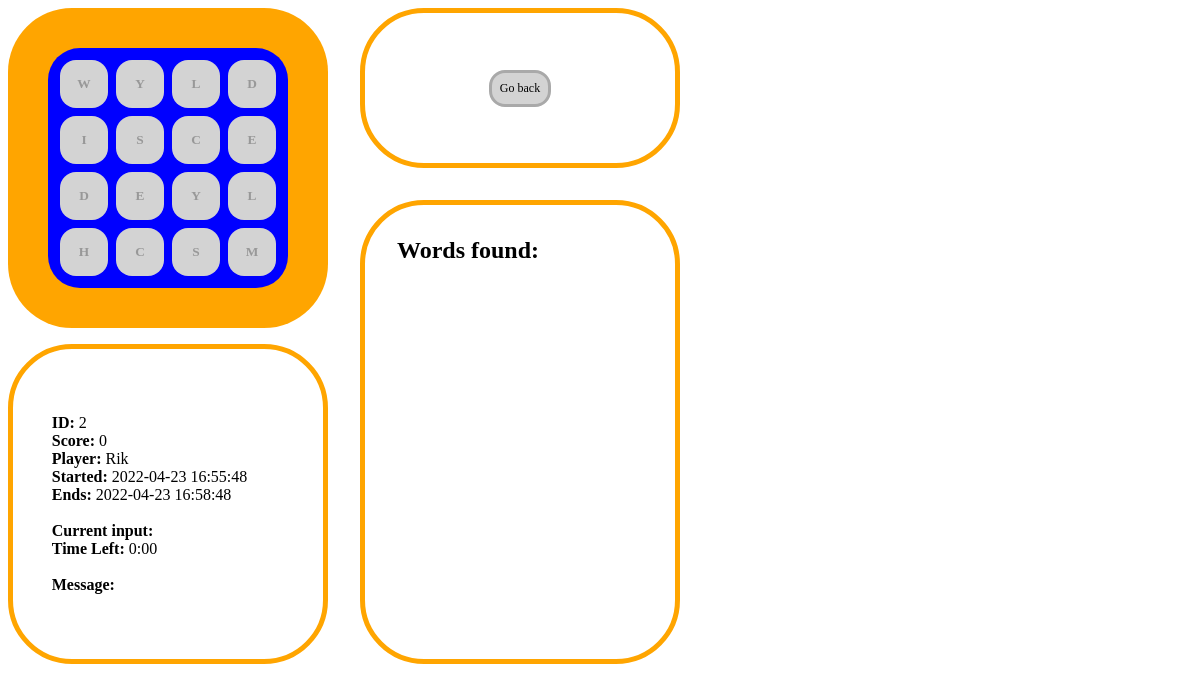
The app's page /game/2 (signed in) with its own data.
### model/game.py (models this page shows, shortened)
class Game(db.Model):
    id = db.Column(db.Integer, primary_key=True)
    score = db.Column(db.Integer, unique=False, nullable=False)
    finished = db.Column(db.Boolean, unique=False, nullable=False)
    letters = db.Column(db.String(24), unique=False, nullable=False)
    words = db.Column(db.String(), unique=False, nullable=False)
    start_time = db.Column(db.DateTime(), unique=False, nullable=False)
    end_time = db.Column(db.DateTime(), unique=False, nullable=False)
    player_id = db.Column(db.Integer, db.ForeignKey('player.id'), nullable=False)
    player = db.relationship('Player', backref=db.backref('Game', lazy=True))
    board = [
        ['', '', '', ''],
        ['', '', '', ''],
        ['', '', '', ''],
        ['', '', '', '']
    ]
    word_list = []
    current_input = ""
    current_letters = []
    message = ""
    def generate_board(self):
        i = 0
        y = 0
        while y < 4:
            x = 0
            while x < 4:
                self.board[y][x] = self.letters[i]
                x += 1
                i += 1
            y += 1
    def generate_word_list(self):
        self.word_list = self.words.split(',')

### model/player.py (models this page shows, shortened)
class Player(db.Model):
    id = db.Column(db.Integer, primary_key=True)
    name = db.Column(db.String(250), unique=True, nullable=False)
    password = db.Column(db.String(250), unique=False, nullable=False)

### controller/gamecontroller.py (the view)
@app.route('/game/<game_id>', methods=['GET'])
def show_game(game_id):
    session["current_x"] = ""
    session["current_y"] = ""
    session["current_input"] = ""
    session["current_letters"] = ""
    game = Game.query.filter(Game.id == game_id).first()
    game.generate_board()
    game.generate_word_list()
    if session.get("player_id") != None and game.player_id == session["player_id"]:
        return render_template('game.html', game=game, now=datetime.now())
    else:
        return render_template("error.html", message="You don't have the rights to play this game")

### templates/game.html (shortened to what this page needs)
<!DOCTYPE html>
<html lang="en">
<head>
</head>
<body>
    <div style="display: flex;">
        <div>
            <div class="game-container">
                <table class="game-board">
                    {% for row in game.board %}
                    {% set outer_loop = loop %}
                        <tr>
                            {% for cell in row %}
                            <td>
                                <button {% if game.end_time < now %} disabled {% endif %}
                                        class="game-button" onclick="submitLetter({{outer_loop.index0}}, {{loop.index0}});">{{ cell }}</button>
                            </td>
                            {% endfor %}
                        </tr>
                    {% endfor %}
                </table>
            </div>
            <div class="game-info">
                <ul style="width: 75%;">
                    <li><b>ID:</b> {{ game.id }}</li>
                    <li><b>Score:</b> {{ game.score }}</li>
                    <li><b>Player:</b> {{ game.player.name }}</li>
                    <li><b>Started:</b> {{  game.start_time.strftime('%Y-%m-%d %H:%M:%S') }}</li>
                    <li><b>Ends:</b> {{  game.end_time.strftime('%Y-%m-%d %H:%M:%S') }}</li>
                    <li>&nbsp;</li>
                    <li><b>Current input:</b> {{game.current_input}}</li>
                    <li><b>Time Left:</b> <span id="GameRemainingTime"></span></li>
                    <li>&nbsp;</li>
                    <li><b>Message:</b> <br>{{game.message}}</li>
                </ul>
            </div>
        </div>
        <div>
            <div class="game-actions">
                <a class="game-action" href="/games">Go back</a>
            </div>
            <div class="game-words-container">
                <div class="game-words">
                    <h2>Words found:</h2>
                </div>
            </div>
        </div>
    </div>
</body>
</html>

### templates/game.html (style rules this page uses)
body { font-family: "Comic Sans MS", "Comic Sans", cursive; }
.game-container { background-color: orange; height: 320px; width: 320px; border-radius: 64px; display: flex; flex-direction: row; flex-wrap: wrap; justify-content: center; align-items: center; }
.game-board { border-radius: 32px; background-color: blue; height: 240px; width: 240px; display: flex; flex-direction: row; flex-wrap: wrap; justify-content: center; align-items: center; }
.game-button { font-family: "Comic Sans MS", "Comic Sans", cursive; font-weight: bold; background-color: white; border-radius: 16px; border: none; height: 48px; width: 48px; margin: 2px; cursor: pointer; }
.game-button:disabled { font-family: "Comic Sans MS", "Comic Sans", cursive; font-weight: bold; background-color: lightgrey; border-radius: 16px; border: none; height: 48px; width: 48px; margin: 2px; cursor: default; }
.game-info { height: 310px; width: 310px; border: 5px solid orange; border-radius: 64px; display: flex; flex-direction: row; flex-wrap: wrap; justify-content: center; align-items: center; margin-top: 16px; }
.game-words-container { width: 310px; border: 5px solid orange; border-radius: 64px; margin-left: 32px; }
.game-words { height: 390px; margin: 32px; }
ul { list-style: none; padding: 0; }
.game-actions { height: 150px; width: 310px; border: 5px solid orange; border-radius: 64px; display: flex; flex-direction: row; flex-wrap: wrap; justify-content: center; align-items: center; margin-left: 32px; margin-bottom: 32px; }
.game-action { all: unset; cursor: pointer; background: lightgrey; border: 3px solid darkgrey; border-radius: 16px; padding: 8px; font-size: 12px; }

### records on screen
Game: id "2", score "0", start_time "2022-04-23 16:55:48", end_time "2022-04-23 16:58:48"
Player: player.name "Rik"

### other values on screen
{{ cell }} "W" "Y" "L" "D" "I" "S" "C" "E" "D" "E" "Y" "L" "H" "C" "S" "M"
